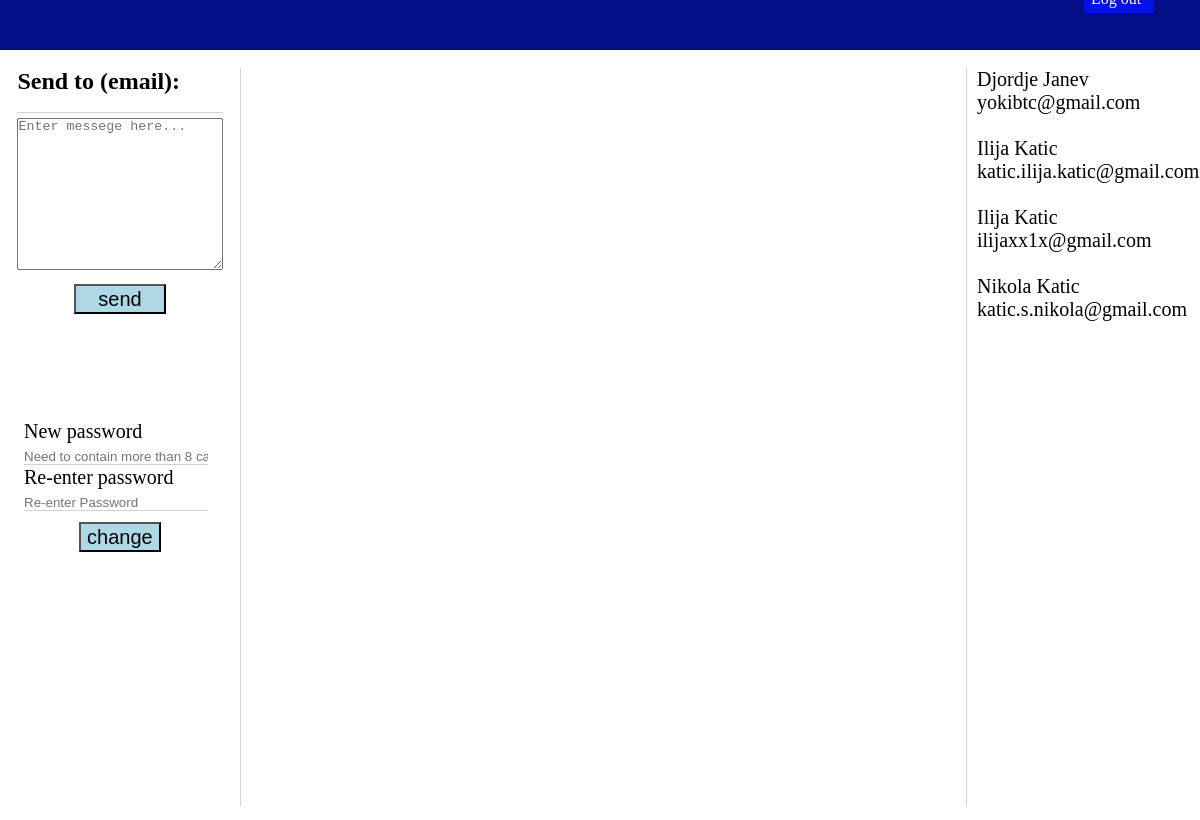
The page /php/profil.php on the database its author committed.
### tables this page shows
CREATE TABLE `customer` (
  `id` int(11) NOT NULL,
  `email` varchar(255) NOT NULL,
  `password` varchar(255) NOT NULL,
  `last_name` varchar(255) DEFAULT NULL,
  `first_name` varchar(255) DEFAULT NULL,
  `gender` varchar(256) NOT NULL
);

### php/profil.php (the view, shortened to what this page needs)
<?php
    include("config.php");
?>
<!DOCTYPE html>
<html>
<head>
    <link rel="stylesheet" type="text/css" media="screen" href="../css/profil.css" />
</head>
<body>
    <?php
    $myemail = $_SESSION['email'];
    ?>
    <nav class="nav">
        <div>
            <a href="logout.php" class ="logOut">Log out</a>
        </div>
    </nav>
    <br>
    <div class = "mails">
        <?php
            $sql1 = "SELECT * FROM `customer` WHERE email != '$myemail'";
            $result1 = $conn->query($sql1);
            while($row = $result1->fetch_assoc()) {
                $email = $row["email"];
                $name = $row["first_name"];
                $lastname = $row["last_name"];
                echo $name . " ". $lastname. "<br>" . $email . "<br>";
                echo "<br>";
            }
        ?>
    </div>
    <div class = "chat" >
        <form action="msg.php" method="post" >
            <h2>Send to (email): </h2>
            <input type="text" name = "to" class = "to" require>
            <textarea rows="10" cols="40" name="msg" class='msg' placeholder = 'Enter messege here...' require></textarea>
            <button type="submit" class = 'submit'>send</button>
        </form>
    </div>
    <div class = "passchange" >
        <form action="changepass.php" id="form" method="post" onsubmit="event.preventDefault(); validateMyForm()">
            <label for="pasword">New password</label>
			<br>
			<input type="password" name="password" id="password" class = "passchangei" placeholder="Need to contain more than 8 caracters" required>
			<br>
			<label for="re-enterPassword">Re-enter password</label>
			<br>
            <input type="password" name="re-enterPassword" id="re-enterPassword" class = "passchangei" placeholder="Re-enter Password" required>
            <br>
            <input type="submit" value="change" class = "change">
		</form>
    </div>
    <div class = "conversation">
    </div>
</body>
</html>

### css/profil.css (style rules this page uses)
* { margin: 0; padding: 0; text-decoration: none; box-sizing: border-box; text-decoration: none; }
.nav { width: 100%; height: 50px; padding-left: 50px; padding-top: 10px; background-color: #020d87; color: white; }
.chat { position: absolute; display: inline-block; left: 0.5%; width: 19%; height: 400px; }
.chat h2 { position: relative; left: 5%; }
.to { position: relative; width: 90%; left: 5%; border: 0px; border-bottom: 1px solid lightgray; }
.msg { position: relative; margin-top: 5px; width: 90%; margin-left: 5%; }
.submit { position: relative; display: inline-block; margin-top: 10px; height: 30px; font-size: 20px; width: 40%; left: 30%; background-color: lightblue; }
.logOut { position: relative; right:4%; top: -27px; float: right; clear: left; background-color: #0012e5; color: white; width: 70px; height: 30px; padding: 7px; }
.mails { position: absolute; display: inline-block; right: 0px; width: 19.5%; height: 90%; border-left: 1px solid lightgray; font-size: 20px; padding-left: 10px; scroll-behavior: smooth; overflow: auto; }
.conversation { position: absolute; display: inline-block; padding: 0px 10px 10px 10px; left: 20%; width: 60%; height: 90%; border-left: 1px solid lightgray; scroll-behavior: smooth; overflow: auto; }
.passchange { position: absolute; display: inline-block; left: 0px; width: 19%; top: 420px; height: 400px; font-size: 20px; padding-left: 2%; }
.passchangei { position: relative; width: 90%; border: 0px; border-bottom: 1px solid lightgray; }
.change { position: relative; display: inline-block; margin-top: 10px; height: 30px; font-size: 20px; width: 40%; left: 27%; background-color: lightblue; }

### rows shown on the page
customer: first_name "Djordje", last_name "Janev", email "yokibtc@gmail.com"
customer: first_name "Ilija", last_name "Katic", email "katic.ilija.katic@gmail.com"
customer: first_name "Ilija", last_name "Katic", email "ilijaxx1x@gmail.com"
customer: first_name "Nikola", last_name "Katic", email "katic.s.nikola@gmail.com"
